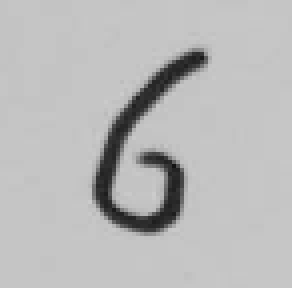
#> input picture sample8.png, 73 x 72 px (shown 4 times larger)
$ jupyter execute --allow-errors 'assignment 3 tidy.ipynb'
#> lines starting #> are read from the running program, lines starting #| are printed output that depends on the picture; after the words box and inside, x2 and y2 are one past the last pixel; in counts of white or black regions, pixels touching at a corner belong together
[cell 1]
import sys
# !{sys.executable} -m pip install opencv-python
from IPython.core.debugger import set_trace
import cv2
import numpy as np
from scipy import signal
from IPython.core.debugger import set_trace
from sklearn.metrics import mean_squared_error
from sklearn import preprocessing
from scipy.signal import correlate
import scipy

[cell 2]
def find_fft(A):
    A = np.reshape(A,[-1,2])
#     A = np.divide(A,np.repeat(np.reshape(np.add(np.power(A[:,0],2),np.power(A[:,1],2)),[-1,1]),2,axis = 1))


#     A =preprocessing.normalize(A)
    u_hat = A[:,0]+1j*A[:,1]
    u_hat[~np.isnan(u_hat).any(axis=0)]
    template = np.fft.fft(u_hat)

    template = np.divide(template,np.sqrt(np.sum(np.power(np.absolute(template),2))))
    return template


# [15 lines of commented-out code are left out]


def truncate_descriptor(descriptors, degree):
    """this function truncates an unshifted fourier descriptor array
    and returns one also unshifted"""
    descriptors = np.fft.fftshift(descriptors)
    center_index = len(descriptors) // 2
    descriptors = descriptors[center_index-degree//2:center_index+degree//2]
    descriptors = np.fft.ifftshift(descriptors)

    return descriptors

image = cv2.imread('./sample8.png',0)
#> image is the input picture: shape (72, 73); min 19, max 204, mean 185.6
targetImage = cv2.imread('./a3.png',0)
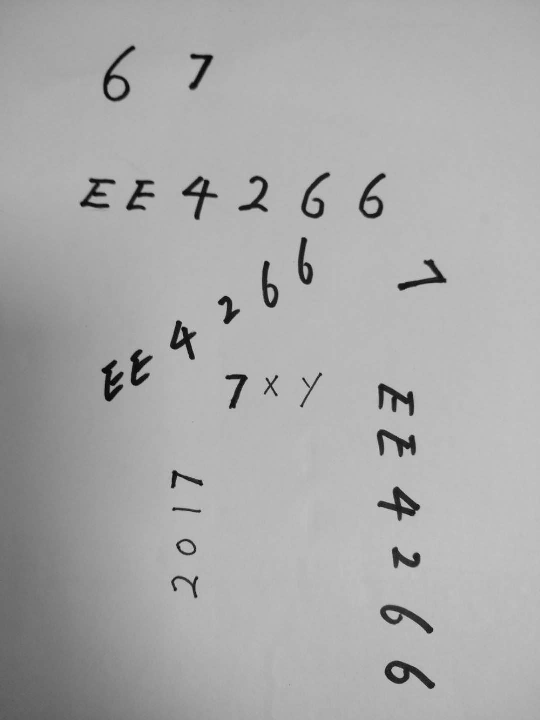
#> input picture a3.png, 540 x 720 px
#> targetImage is the input picture: shape (720, 540); min 0, max 203, mean 169.9


ret,gray = cv2.threshold(image,127,255,cv2.THRESH_BINARY_INV)
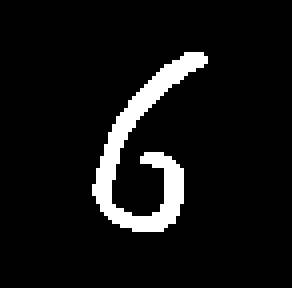
#> gray: shape (72, 73) (shown 4 times larger); 7.3% white; 1 white region, box (x1, y1, x2, y2) and area: (23, 13, 52, 58) 383
ret,gray2 = cv2.threshold(targetImage,127,255,cv2.THRESH_BINARY_INV)
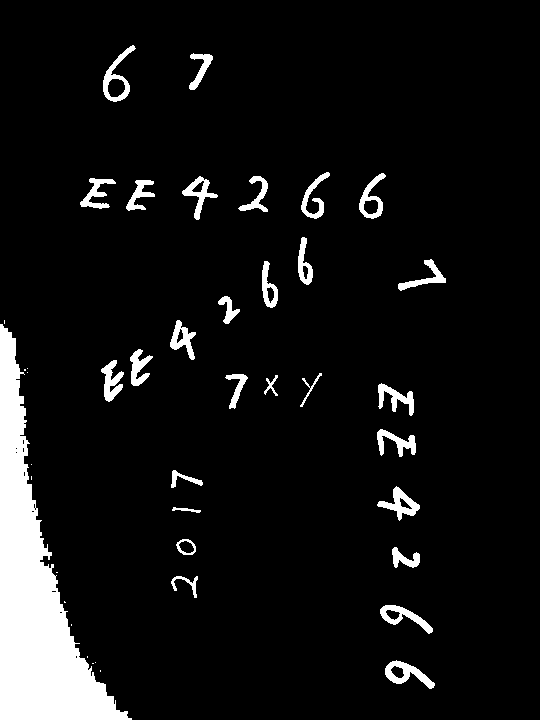
#> gray2: shape (720, 540); 7.6% white; 42 white regions (13 under 20 px), largest, box (x1, y1, x2, y2) and area: (0, 324, 132, 720) 19227, (385, 660, 435, 689) 578, (103, 45, 136, 102) 557
kernel = np.ones((5,5),np.uint8)
gray = cv2.dilate(gray,kernel,iterations = 1)
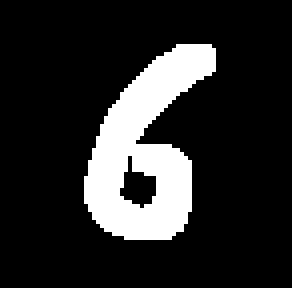
#> gray: shape (72, 73) (shown 4 times larger); 16.3% white; 1 white region, box (x1, y1, x2, y2) and area: (21, 11, 54, 60) 855
gray2 = cv2.dilate(gray2,kernel,iterations = 1)
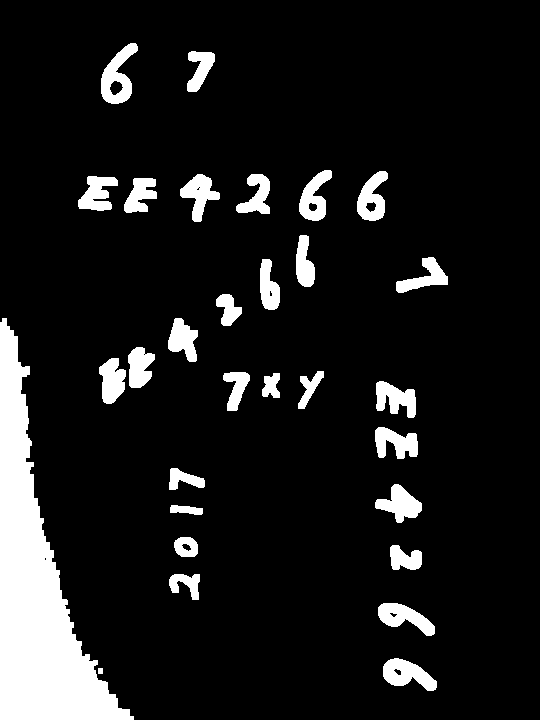
#> gray2: shape (720, 540); 10.6% white; 30 white regions, largest, box (x1, y1, x2, y2) and area: (0, 318, 134, 720) 20841, (101, 43, 138, 104) 1130, (383, 658, 437, 691) 1031


# Find Canny edges
edged = cv2.Canny(gray, 30, 200)
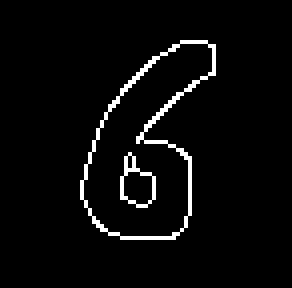
#> edged: shape (72, 73) (shown 4 times larger); 3.7% white in thin lines or dots, all inside (x1, y1, x2, y2) = (20, 10, 54, 60)

contours, hierarchy = cv2.findContours(edged,
    cv2.RETR_EXTERNAL, cv2.CHAIN_APPROX_NONE)
#> contours = 1 contour; box (x1, y1, x2, y2) and area: (20, 10, 54, 60) 929

# [4 lines of commented-out code are left out]


template= find_fft(contours[0])
#> in find_fft, `A = np.reshape(A,[-1,2])`: A = 134 pairs, first value 20 to 53, second value 10 to 59

edged2 = cv2.Canny(gray2, 30, 200)
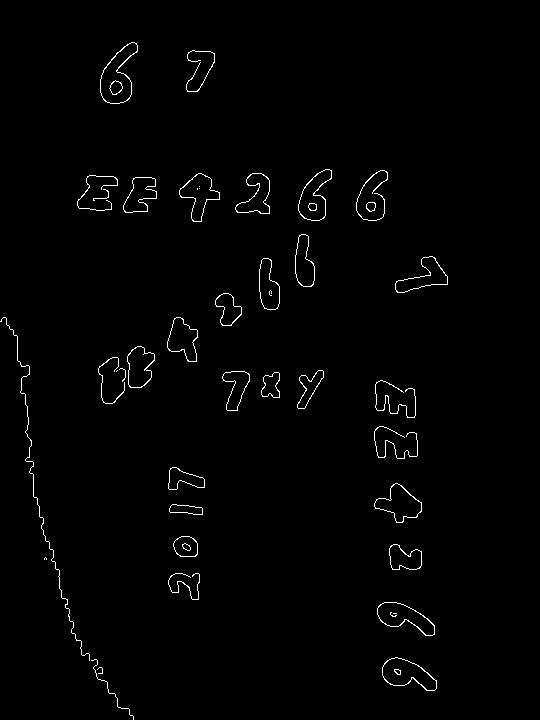
#> edged2: shape (720, 540); 1.2% white in thin lines or dots, all inside (x1, y1, x2, y2) = (0, 42, 448, 720)

contours2, hierarchy2 = cv2.findContours(edged2,
    cv2.RETR_EXTERNAL, cv2.CHAIN_APPROX_NONE)
#> contours2 = 36 contours, 13 with area under 20; largest, box (x1, y1, x2, y2) and area: (100, 42, 138, 104) 1272, (382, 657, 437, 691) 1070, (377, 602, 435, 636) 1002, (374, 483, 422, 523) 972, (298, 169, 332, 221) 970

[cell 3]
for i in range(len(contours2)):

    extract = find_fft(contours2[i])
    length = len(extract)
    if length>=122:
        print(len(extract))
        template_abs = np.absolute(truncate_descriptor(template,20))
        extract_abs = np.absolute(truncate_descriptor(extract, 20))
# [7 lines of commented-out code are left out]
        dist = np.sqrt(mean_squared_error(template_abs,extract_abs))
#         dist = np.mean(np.abs(template_abs - extract_abs))
        if dist:

            print(dist)
            cv2.drawContours(targetImage, contours2[i], -1, (0, 255, 0), 1)
            cv2.imshow('Contours', targetImage)
            cv2.waitKey(0)
            cv2.destroyAllWindows()
#> this loop made 36 passes
#> (length, dist) on passes 2, 3, 4, 5, 10, 12, 13, 19, 21, 22, 24, 25: (176, 0.0734), (130, 0.0738), (134, 0.0732), (226, 0.0757), (135, 0.0735), (325, 0.0743), (340, 0.074), (197, 0.071), (126, 0.0701), (827, 0.0439), (123, 0.0696), (152, 0.0714)
#> length on passes 1, 6, 7, 8, 9, 11: 27, 8, 106, 68, 76, 104
#> (printed output is left out)
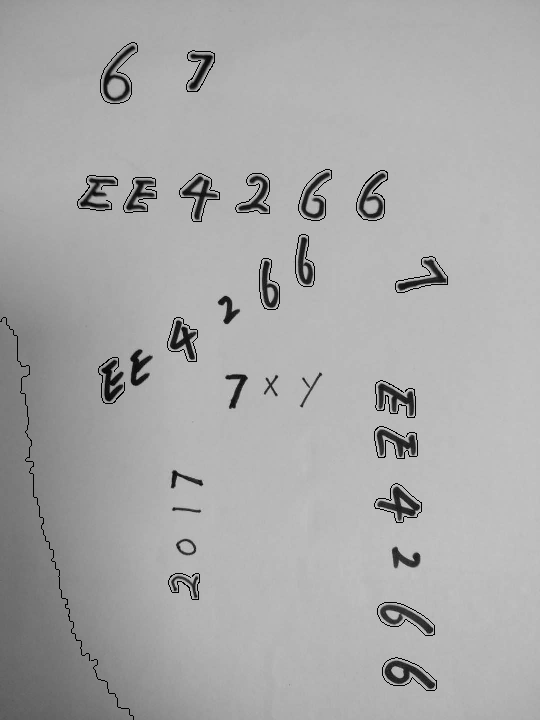
#> targetImage: shape (720, 540); 0.82% of pixels changed, all inside (x1, y1, x2, y2) = (0, 42, 448, 720)

[cell 4]
# distlo = cv2.distanceTransform(contours, cv2.DIST_L2, cv2.DIST_MASK_PRECISE)
# ring = cv2.inRange(distlo, 9.5, 10.5) # take all pixels at distance between 9.5px and 10.5px

#> (a cell that did not finish here is left out)

#> (a cell that did not finish here is left out)

[cell 7]
print(contours[0])
#> (printed output is left out)

[cell 8]
np.absolute([1+1j])

[cell 9]
kernel = np.ones((5,5),np.uint8)
dilation = cv2.dilate(gray2,kernel,iterations = 2)
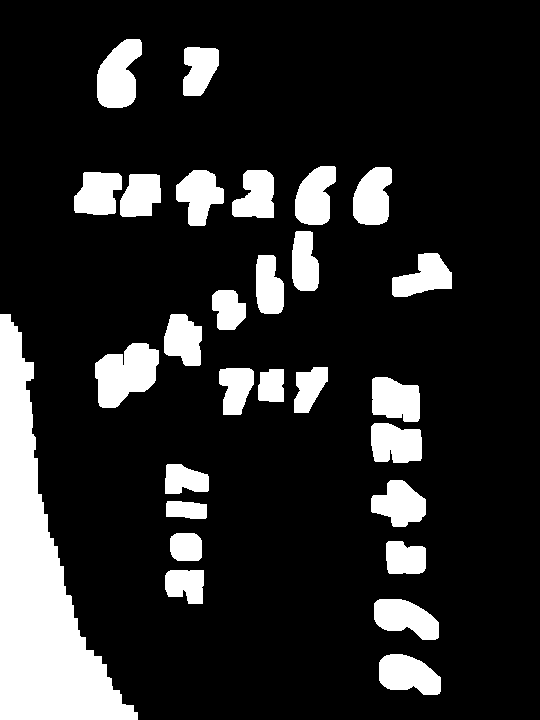
#> dilation: shape (720, 540); 16.3% white; 28 white regions, largest, box (x1, y1, x2, y2) and area: (0, 314, 138, 720) 23310, (95, 343, 159, 408) 2868, (97, 39, 142, 108) 2210
cv2.imshow('Contours', dilation)


cv2.waitKey(0)
cv2.destroyAllWindows()
